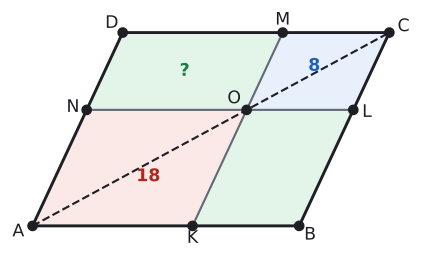

Reproduce this figure in Python.
import sys; sys.path.insert(0, "tools")
from cizim import *

P = lambda x, y: np.array([float(x), float(y)])
uz = lambda U, V: round(float(np.linalg.norm(U - V)), 4)
def acisi(K, U, V):
    u, v = U - K, V - K
    return round(float(np.degrees(np.arccos(np.dot(u, v) / np.linalg.norm(u) / np.linalg.norm(v)))), 3)
def birim(U, V):
    t = (V - U) / np.linalg.norm(V - U); return t, np.array([-t[1], t[0]])
def dondur(Q, derece):
    a = np.radians(derece); return P(Q[0] * np.cos(a) - Q[1] * np.sin(a), Q[0] * np.sin(a) + Q[1] * np.cos(a))
def ayak(Q, U, V):
    t, _ = birim(U, V); return U + np.dot(Q - U, t) * t
def paralel_isareti(U, V, n=1, f=0.5):
    t, _ = birim(U, V)
    for i in range(n):
        M = U + f * (V - U) + (i - (n - 1) / 2) * 0.32 * S * t
        ax.annotate("", xy=M + 0.22 * S * t, xytext=M - 0.22 * S * t, arrowprops=dict(arrowstyle="-|>", color=SOLUK, lw=1.3, mutation_scale=13))
def cetik(U, V, n=1, renk=SOLUK, f=0.5):
    M = U + f * (V - U); t, m = birim(U, V)
    for i in range(n):
        c = M + (i - (n - 1) / 2) * 0.2 * S * t
        ax.plot(*zip(c - 0.22 * S * m, c + 0.22 * S * m), color=renk, lw=1.5)
def olcu(U, V, metin, d=0.5, renk=YAZI, fs=13, f=0.5):
    """[UV] üzerinde f oranındaki noktaya, U->V yönünün soluna d*S uzağa yazı (d < 0: sağına)."""
    M = U + f * (V - U); _, m = birim(U, V)
    ax.text(*(M + d * S * m), metin, ha="center", va="center", color=renk, fontsize=fs)
def dik_isareti(K, U, V, r=0.4):
    a_ = (U - K) / np.linalg.norm(U - K) * r * S; b_ = (V - K) / np.linalg.norm(V - K) * r * S
    ax.plot(*zip(K + a_, K + a_ + b_, K + b_), color=SOLUK, lw=1.3)
def harf(Q, metin, dx, dy, renk=YAZI, fs=13):
    ax.text(Q[0] + dx * S, Q[1] + dy * S, metin, ha="center", va="center", color=renk, fontsize=fs)
def cizgi(U, V, renk=YAZI, lw=2.2, ls="-"):
    ax.plot(*zip(U, V), color=renk, lw=lw, ls=ls)
def boya(noktalar, renk):
    ax.add_patch(patches.Polygon(noktalar, closed=True, facecolor=renk, edgecolor="none"))
def yay(K, U, V, r=0.8, renk=MAVI, n=1):
    for i in range(n): aci(ax, K, U, V, r=(r + 0.18 * i) * S, renk=renk)
def yay_yazi(K, U, V, metin, d=1.4, renk=MAVI, fs=12):
    """K köşesindeki U-K-V açısının ortasından d*S uzağa yazı."""
    u = (U - K) / np.linalg.norm(U - K); v = (V - K) / np.linalg.norm(V - K); o = (u + v) / np.linalg.norm(u + v)
    ax.text(*(K + d * S * o), metin, ha="center", va="center", color=renk, fontsize=fs)
def basla(xmin, xmax, ymin, ymax, en=5.5):
    global fig, ax
    fig, ax = sekil(en, en * (ymax - ymin) / (xmax - xmin))
    ax.set_aspect("equal"); ax.axis("off"); ax.set_xlim(xmin, xmax); ax.set_ylim(ymin, ymax)
def dortgen(A, B, C, D, dolgu=None):
    if dolgu: boya([A, B, C, D], dolgu)
    ax.plot(*zip(A, B, C, D, A), color=YAZI)
    for Q in (A, B, C, D): nokta(ax, *Q, "")
def koseler(A, B, C, D, d=0.55):
    O = (A + B + C + D) / 4
    for Q, ad in ((A, "A"), (B, "B"), (C, "C"), (D, "D")):
        y = (Q - O) / np.linalg.norm(Q - O); harf(Q, ad, d * y[0] * 1.3, d * y[1])
def pk(AB, AD, derece):
    """A orijinde, [AB] yatay; ABCD paralelkenarının köşeleri."""
    a = np.radians(derece); A, B = P(0, 0), P(AB, 0); D = P(AD * np.cos(a), AD * np.sin(a)); return A, B, B + D, D
def cerceve(noktalar, kenar=1.2):
    xs = [q[0] for q in noktalar]; ys = [q[1] for q in noktalar]
    return min(xs) - kenar * S, max(xs) + kenar * S, min(ys) - kenar * S, max(ys) + kenar * S
def alan(noktalar, metin, renk=YAZI, dx=0, dy=0, fs=13):
    """Çokgenin ağırlık merkezine (köşelerin ortalaması) yazı."""
    O = sum(noktalar) / len(noktalar)
    ax.text(O[0] + dx * S, O[1] + dy * S, metin, ha="center", va="center", color=renk, fontsize=fs, fontweight="bold")
def kesisim(P1, P2, P3, P4):
    """[P1P2] ve [P3P4] doğrularının kesişimi."""
    d1, d2 = P2 - P1, P4 - P3
    x2 = lambda u, v: u[0] * v[1] - u[1] * v[0]
    t = x2(P3 - P1, d2) / x2(d1, d2); return P1 + t * d1
def alan_hesap(*Q):
    return round(abs(sum(Q[i][0] * Q[(i + 1) % len(Q)][1] - Q[(i + 1) % len(Q)][0] * Q[i][1] for i in range(len(Q)))) / 2, 4)


# Soru 9: halı ABCD; O ∈ [AC], |AO| : |OC| = 3 : 2; ANOK 18, OLCM 8, toplam 50; yeşil parçalar 12.
A, B, C, D = pk(5, 4, 65)
t = 3 / 5
O = A + t * (C - A); K = A + t * (B - A); N = A + t * (D - A); L = B + t * (C - B); M = D + t * (C - D)
S = 7 / 15
T = alan_hesap(A, B, C, D)
print("ANOK", 50 * alan_hesap(A, K, O, N) / T, "OLCM", 50 * alan_hesap(O, L, C, M) / T, "DNOM", 50 * alan_hesap(D, N, O, M) / T)
basla(*cerceve([A, B, C, D], 1.0))
boya([A, K, O, N], KIRMIZI_ACIK); boya([O, L, C, M], MAVI_ACIK); boya([D, N, O, M], YESIL_ACIK); boya([K, B, L, O], YESIL_ACIK)
dortgen(A, B, C, D); koseler(A, B, C, D, 0.5)
cizgi(N, L, SOLUK, 1.6); cizgi(M, K, SOLUK, 1.6); cizgi(A, C, YAZI, 1.6, "--")
for Q, ad, dx, dy in ((N, "N", -0.55, 0.1), (L, "L", 0.55, -0.1), (M, "M", 0, 0.5), (K, "K", 0, -0.5)): nokta(ax, *Q, ""); harf(Q, ad, dx, dy)
nokta(ax, *O, ""); harf(O, "O", -0.5, 0.45)
alan([A, K, O, N], "18", KIRMIZI, 0.35, -0.35); alan([O, L, C, M], "8", MAVI, -0.15, 0.2); alan([D, N, O, M], "?", YESIL)
kaydet(fig, __file__)
